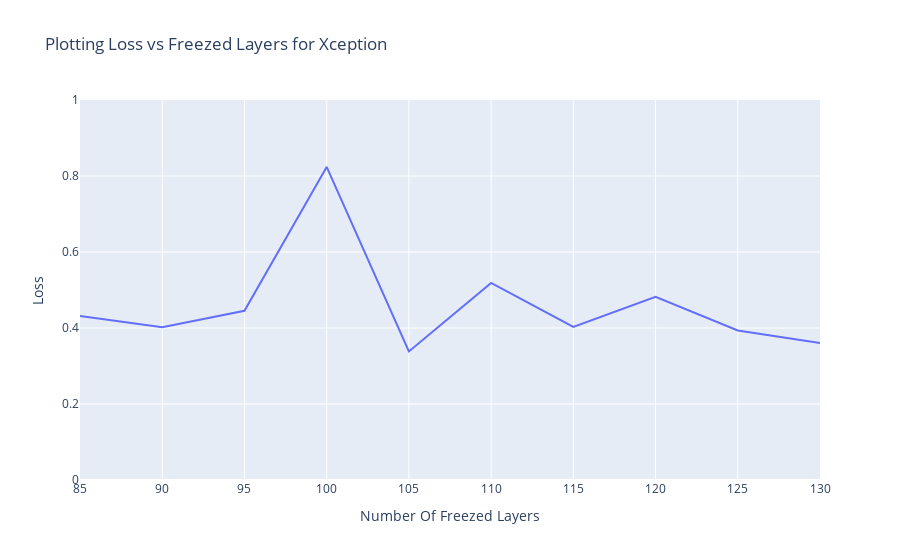

Notebook source saved alongside this figure:
### Markdown cell above
Plotting the Validation loss vs freezed layers. We observe that as we increase the amount of freezed layers, the loss also increases.

### Code cell
df_xception = getData_xception()
df_xception = df_xception[df_xception.Epoch == 9]
fig = px.line(
    df_xception, 
    x=df_xception['freezed_layer'], 
    y=df_xception['val_loss'],
    title="Plotting Loss vs Freezed Layers for Xception",
).update_layout(xaxis_title="Number Of Freezed Layers", yaxis_title="Loss",yaxis_range=[0.0,1.0])
fig.show()

### Figure 1 — Plotly figure (JSON) as saved in the notebook; plotly's stock layout.template omitted (floating-point values rounded to 4 significant figures)
{"data": [{"hovertemplate": "freezed_layer=%{x}<br>val_loss=%{y}<extra></extra>", "legendgroup": "", "line": {"color": "#636efa", "dash": "solid"}, "marker": {"symbol": "circle"}, "mode": "lines", "name": "", "orientation": "v", "showlegend": false, "x": [130, 125, 120, 115, 110, 105, 100, 95, 90, 85], "xaxis": "x", "y": [0.3603, 0.3933, 0.4822, 0.4029, 0.5185, 0.3381, 0.8239, 0.4453, 0.4018, 0.4313], "yaxis": "y", "type": "scatter"}], "layout": {"xaxis": {"anchor": "y", "domain": [0, 1], "title": {"text": "Number Of Freezed Layers"}, "type": "linear", "range": [85, 130], "autorange": true}, "yaxis": {"anchor": "x", "domain": [0, 1], "title": {"text": "Loss"}, "range": [0, 1], "type": "linear"}, "legend": {"tracegroupgap": 0}, "title": {"text": "Plotting Loss vs Freezed Layers for Xception"}, "autosize": true}}
